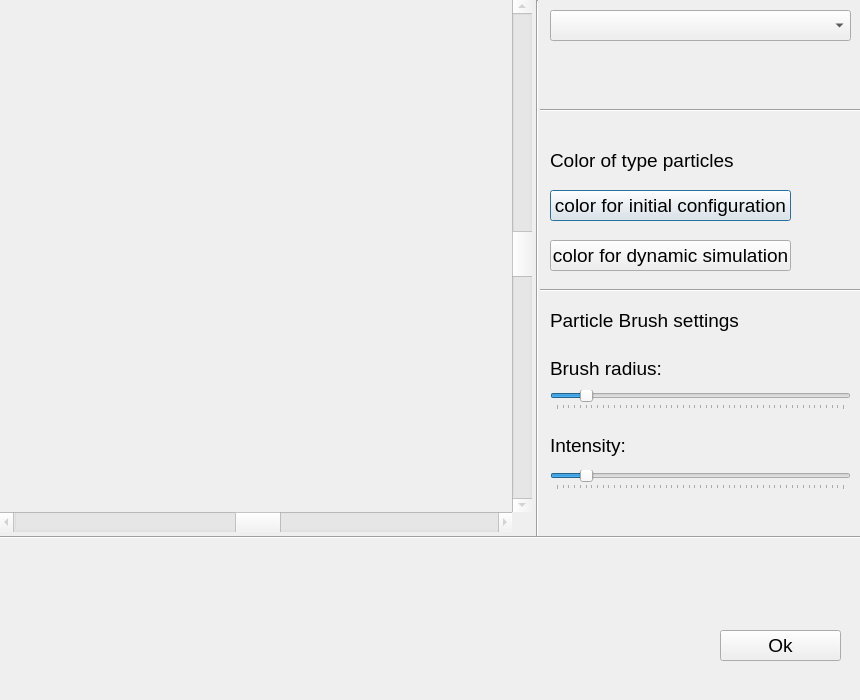
<?xml version="1.0" encoding="UTF-8"?>
<ui version="4.0">
 <class>Dialog_for_init_model</class>
 <widget class="QDialog" name="Dialog_for_init_model">
  <property name="geometry">
   <rect>
    <x>0</x>
    <y>0</y>
    <width>860</width>
    <height>700</height>
   </rect>
  </property>
  <property name="windowTitle">
   <string>Dialog</string>
  </property>
  <widget class="QComboBox" name="comboBox_Type_of_particle">
   <property name="geometry">
    <rect>
     <x>550</x>
     <y>10</y>
     <width>301</width>
     <height>31</height>
    </rect>
   </property>
   <property name="font">
    <font>
     <family>Arial</family>
     <pointsize>14</pointsize>
    </font>
   </property>
   <property name="currentIndex">
    <number>-1</number>
   </property>
  </widget>
  <widget class="QPushButton" name="pushButton_color_for_init_conf">
   <property name="geometry">
    <rect>
     <x>550</x>
     <y>190</y>
     <width>241</width>
     <height>31</height>
    </rect>
   </property>
   <property name="font">
    <font>
     <family>Arial</family>
     <pointsize>14</pointsize>
    </font>
   </property>
   <property name="text">
    <string>color for initial configuration</string>
   </property>
  </widget>
  <widget class="QWidget" name="widget_color_for_init_conf" native="true">
   <property name="geometry">
    <rect>
     <x>800</x>
     <y>190</y>
     <width>51</width>
     <height>29</height>
    </rect>
   </property>
  </widget>
  <widget class="QWidget" name="widget_color_for_dynamic_sim" native="true">
   <property name="geometry">
    <rect>
     <x>800</x>
     <y>240</y>
     <width>51</width>
     <height>29</height>
    </rect>
   </property>
  </widget>
  <widget class="QPushButton" name="pushButton_color_for_dynamic_sim">
   <property name="geometry">
    <rect>
     <x>550</x>
     <y>240</y>
     <width>241</width>
     <height>31</height>
    </rect>
   </property>
   <property name="font">
    <font>
     <family>Arial</family>
     <pointsize>14</pointsize>
    </font>
   </property>
   <property name="text">
    <string>color for dynamic simulation</string>
   </property>
  </widget>
  <widget class="QSlider" name="horizontalSlider">
   <property name="geometry">
    <rect>
     <x>550</x>
     <y>390</y>
     <width>301</width>
     <height>20</height>
    </rect>
   </property>
   <property name="minimum">
    <number>0</number>
   </property>
   <property name="maximum">
    <number>100</number>
   </property>
   <property name="singleStep">
    <number>1</number>
   </property>
   <property name="pageStep">
    <number>1</number>
   </property>
   <property name="value">
    <number>10</number>
   </property>
   <property name="orientation">
    <enum>Qt::Horizontal</enum>
   </property>
   <property name="invertedAppearance">
    <bool>false</bool>
   </property>
   <property name="invertedControls">
    <bool>false</bool>
   </property>
   <property name="tickPosition">
    <enum>QSlider::TicksBelow</enum>
   </property>
   <property name="tickInterval">
    <number>2</number>
   </property>
  </widget>
  <widget class="QLabel" name="label_Brush">
   <property name="geometry">
    <rect>
     <x>550</x>
     <y>360</y>
     <width>311</width>
     <height>16</height>
    </rect>
   </property>
   <property name="font">
    <font>
     <family>Arial</family>
     <pointsize>14</pointsize>
    </font>
   </property>
   <property name="text">
    <string>Brush radius:</string>
   </property>
  </widget>
  <widget class="QLabel" name="label_Brush_Intensity">
   <property name="geometry">
    <rect>
     <x>550</x>
     <y>430</y>
     <width>311</width>
     <height>31</height>
    </rect>
   </property>
   <property name="font">
    <font>
     <family>Arial</family>
     <pointsize>14</pointsize>
    </font>
   </property>
   <property name="text">
    <string>Intensity:</string>
   </property>
  </widget>
  <widget class="QSlider" name="horizontalSlider_2">
   <property name="geometry">
    <rect>
     <x>550</x>
     <y>470</y>
     <width>301</width>
     <height>20</height>
    </rect>
   </property>
   <property name="minimum">
    <number>0</number>
   </property>
   <property name="maximum">
    <number>100</number>
   </property>
   <property name="singleStep">
    <number>1</number>
   </property>
   <property name="pageStep">
    <number>10</number>
   </property>
   <property name="value">
    <number>10</number>
   </property>
   <property name="orientation">
    <enum>Qt::Horizontal</enum>
   </property>
   <property name="invertedAppearance">
    <bool>false</bool>
   </property>
   <property name="invertedControls">
    <bool>false</bool>
   </property>
   <property name="tickPosition">
    <enum>QSlider::TicksBelow</enum>
   </property>
   <property name="tickInterval">
    <number>2</number>
   </property>
  </widget>
  <widget class="QLabel" name="label_Color_fo_particle">
   <property name="geometry">
    <rect>
     <x>550</x>
     <y>150</y>
     <width>191</width>
     <height>21</height>
    </rect>
   </property>
   <property name="font">
    <font>
     <pointsize>14</pointsize>
    </font>
   </property>
   <property name="text">
    <string>Color of type particles</string>
   </property>
  </widget>
  <widget class="Line" name="line">
   <property name="geometry">
    <rect>
     <x>540</x>
     <y>100</y>
     <width>321</width>
     <height>20</height>
    </rect>
   </property>
   <property name="orientation">
    <enum>Qt::Horizontal</enum>
   </property>
  </widget>
  <widget class="Line" name="line_2">
   <property name="geometry">
    <rect>
     <x>540</x>
     <y>280</y>
     <width>321</width>
     <height>20</height>
    </rect>
   </property>
   <property name="orientation">
    <enum>Qt::Horizontal</enum>
   </property>
  </widget>
  <widget class="Line" name="line_3">
   <property name="geometry">
    <rect>
     <x>0</x>
     <y>532</y>
     <width>861</width>
     <height>10</height>
    </rect>
   </property>
   <property name="orientation">
    <enum>Qt::Horizontal</enum>
   </property>
  </widget>
  <widget class="QLabel" name="label">
   <property name="geometry">
    <rect>
     <x>550</x>
     <y>310</y>
     <width>221</width>
     <height>21</height>
    </rect>
   </property>
   <property name="font">
    <font>
     <family>Arial</family>
     <pointsize>14</pointsize>
    </font>
   </property>
   <property name="text">
    <string>Particle Brush settings</string>
   </property>
  </widget>
  <widget class="GLWidjet_for_init_model" name="widget" native="true">
   <property name="enabled">
    <bool>true</bool>
   </property>
   <property name="geometry">
    <rect>
     <x>0</x>
     <y>0</y>
     <width>512</width>
     <height>512</height>
    </rect>
   </property>
   <property name="cursor">
    <cursorShape>ArrowCursor</cursorShape>
   </property>
  </widget>
  <widget class="QScrollBar" name="horizontalScrollBar">
   <property name="enabled">
    <bool>false</bool>
   </property>
   <property name="geometry">
    <rect>
     <x>0</x>
     <y>512</y>
     <width>512</width>
     <height>20</height>
    </rect>
   </property>
   <property name="maximum">
    <number>99</number>
   </property>
   <property name="value">
    <number>50</number>
   </property>
   <property name="orientation">
    <enum>Qt::Horizontal</enum>
   </property>
  </widget>
  <widget class="QScrollBar" name="verticalScrollBar">
   <property name="enabled">
    <bool>false</bool>
   </property>
   <property name="geometry">
    <rect>
     <x>512</x>
     <y>0</y>
     <width>20</width>
     <height>512</height>
    </rect>
   </property>
   <property name="value">
    <number>49</number>
   </property>
   <property name="orientation">
    <enum>Qt::Vertical</enum>
   </property>
  </widget>
  <widget class="Line" name="line_4">
   <property name="geometry">
    <rect>
     <x>532</x>
     <y>0</y>
     <width>10</width>
     <height>537</height>
    </rect>
   </property>
   <property name="orientation">
    <enum>Qt::Vertical</enum>
   </property>
  </widget>
  <widget class="QPushButton" name="pushButton">
   <property name="geometry">
    <rect>
     <x>720</x>
     <y>630</y>
     <width>121</width>
     <height>31</height>
    </rect>
   </property>
   <property name="font">
    <font>
     <family>Arial</family>
     <pointsize>14</pointsize>
    </font>
   </property>
   <property name="text">
    <string>Ok</string>
   </property>
  </widget>
 </widget>
 <customwidgets>
  <customwidget>
   <class>GLWidjet_for_init_model</class>
   <extends>QWidget</extends>
   <header>glwidjet_for_init_model.h</header>
   <container>1</container>
  </customwidget>
 </customwidgets>
 <resources/>
 <connections/>
</ui>
